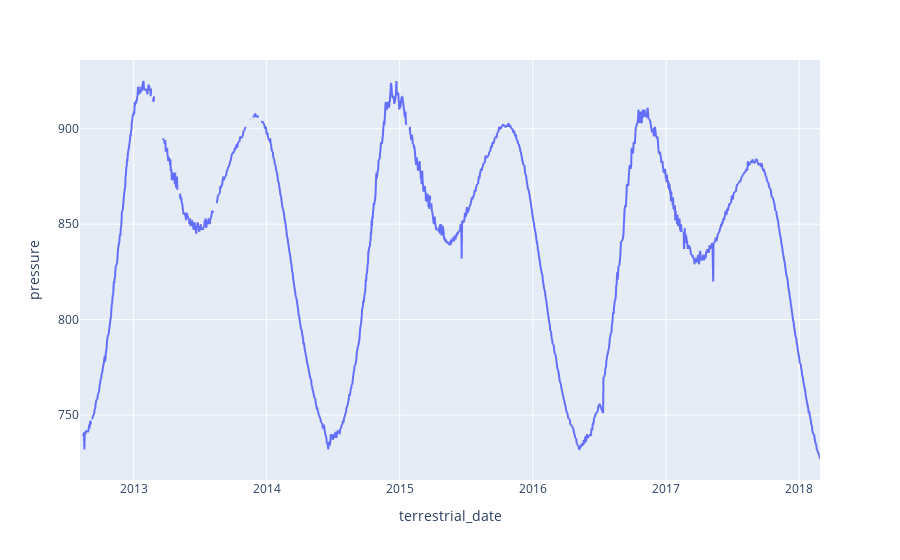

Notebook cell for this chart:
### Code cell
# Plot a line chart of the daily atmospheric pressure by terrestrial date
# note: you do not need to modify the dataframe 
# use the original one you loaded at the beginning of the milestone.
px.line(df, y= 'pressure', x='terrestrial_date')

### Figure 1 — Plotly figure (JSON) as saved in the notebook; plotly's stock layout.template omitted (floating-point values rounded to 4 significant figures; data arrays with more than 128 entries replaced by an {"elided": "..."} marker saying what was removed)
{"data": [{"hovertemplate": "terrestrial_date=%{x}<br>pressure=%{y}<extra></extra>", "legendgroup": "", "line": {"color": "#636efa", "dash": "solid"}, "marker": {"symbol": "circle"}, "mode": "lines", "name": "", "showlegend": false, "type": "scattergl", "x": {"elided": "1894 str values"}, "xaxis": "x", "y": {"elided": "1894 int values"}, "yaxis": "y"}], "layout": {"autosize": true, "dragmode": "zoom", "legend": {"tracegroupgap": 0}, "margin": {"t": 60}, "xaxis": {"anchor": "y", "autorange": true, "domain": [0, 1], "range": ["2012-08-07", "2018-02-27"], "title": {"text": "terrestrial_date"}, "type": "date"}, "yaxis": {"anchor": "x", "autorange": true, "domain": [0, 1], "range": [716, 936], "title": {"text": "pressure"}, "type": "linear"}}}
